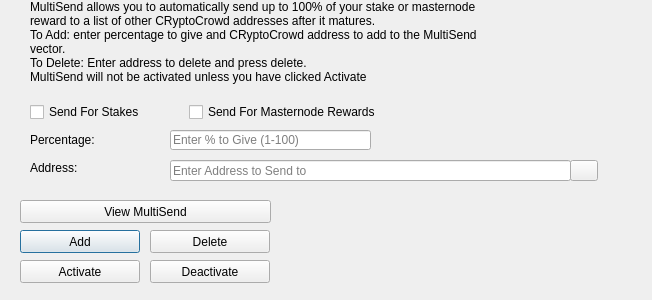
<?xml version="1.0" encoding="UTF-8"?>
<ui version="4.0">
 <class>MultiSendDialog</class>
 <widget class="QDialog" name="MultiSendDialog">
  <property name="windowModality">
   <enum>Qt::NonModal</enum>
  </property>
  <property name="geometry">
   <rect>
    <x>0</x>
    <y>0</y>
    <width>652</width>
    <height>300</height>
   </rect>
  </property>
  <property name="windowTitle">
   <string>MultiSend</string>
  </property>
  <widget class="QLineEdit" name="multiSendPercentEdit">
   <property name="geometry">
    <rect>
     <x>170</x>
     <y>130</y>
     <width>201</width>
     <height>20</height>
    </rect>
   </property>
   <property name="toolTip">
    <string>Enter whole numbers 1 - 100</string>
   </property>
   <property name="placeholderText">
    <string>Enter % to Give (1-100)</string>
   </property>
  </widget>
  <widget class="QLineEdit" name="multiSendAddressEdit">
   <property name="geometry">
    <rect>
     <x>170</x>
     <y>160</y>
     <width>401</width>
     <height>21</height>
    </rect>
   </property>
   <property name="toolTip">
    <string/>
   </property>
   <property name="placeholderText">
    <string>Enter Address to Send to</string>
   </property>
  </widget>
  <widget class="QLabel" name="label_2">
   <property name="geometry">
    <rect>
     <x>30</x>
     <y>0</y>
     <width>451</width>
     <height>121</height>
    </rect>
   </property>
   <property name="lineWidth">
    <number>1</number>
   </property>
   <property name="text">
    <string>MultiSend allows you to automatically send up to 100% of your stake or masternode reward to a list of other CRyptoCrowd addresses after it matures.
To Add: enter percentage to give and CRyptoCrowd address to add to the MultiSend vector.
To Delete: Enter address to delete and press delete.
MultiSend will not be activated unless you have clicked Activate</string>
   </property>
   <property name="alignment">
    <set>Qt::AlignLeading|Qt::AlignLeft|Qt::AlignTop</set>
   </property>
   <property name="wordWrap">
    <bool>true</bool>
   </property>
  </widget>
  <widget class="QLabel" name="message">
   <property name="geometry">
    <rect>
     <x>290</x>
     <y>200</y>
     <width>351</width>
     <height>91</height>
    </rect>
   </property>
   <property name="text">
    <string/>
   </property>
  </widget>
  <widget class="QPushButton" name="addButton">
   <property name="geometry">
    <rect>
     <x>20</x>
     <y>230</y>
     <width>120</width>
     <height>23</height>
    </rect>
   </property>
   <property name="toolTip">
    <string/>
   </property>
   <property name="statusTip">
    <string>Add to MultiSend Vector</string>
   </property>
   <property name="text">
    <string>Add</string>
   </property>
  </widget>
  <widget class="QPushButton" name="disableButton">
   <property name="geometry">
    <rect>
     <x>150</x>
     <y>260</y>
     <width>120</width>
     <height>23</height>
    </rect>
   </property>
   <property name="statusTip">
    <string>Deactivate MultiSend</string>
   </property>
   <property name="text">
    <string>Deactivate</string>
   </property>
  </widget>
  <widget class="QPushButton" name="addressBookButton">
   <property name="geometry">
    <rect>
     <x>570</x>
     <y>160</y>
     <width>28</width>
     <height>21</height>
    </rect>
   </property>
   <property name="toolTip">
    <string>Choose an address from the address book</string>
   </property>
   <property name="text">
    <string/>
   </property>
   <property name="icon">
    <iconset resource="../cryptocrowd.qrc">
     <normaloff>:/icons/address-book</normaloff>:/icons/address-book</iconset>
   </property>
   <property name="shortcut">
    <string>Alt+A</string>
   </property>
   <property name="autoDefault">
    <bool>false</bool>
   </property>
  </widget>
  <widget class="QLabel" name="label">
   <property name="geometry">
    <rect>
     <x>30</x>
     <y>130</y>
     <width>121</width>
     <height>20</height>
    </rect>
   </property>
   <property name="toolTip">
    <string>Percentage of stake to send</string>
   </property>
   <property name="text">
    <string>Percentage:</string>
   </property>
  </widget>
  <widget class="QLabel" name="label_5">
   <property name="geometry">
    <rect>
     <x>30</x>
     <y>160</y>
     <width>111</width>
     <height>16</height>
    </rect>
   </property>
   <property name="toolTip">
    <string>Address to send portion of stake to</string>
   </property>
   <property name="text">
    <string>Address:</string>
   </property>
  </widget>
  <widget class="QPushButton" name="deleteButton">
   <property name="geometry">
    <rect>
     <x>150</x>
     <y>230</y>
     <width>120</width>
     <height>23</height>
    </rect>
   </property>
   <property name="toolTip">
    <string/>
   </property>
   <property name="statusTip">
    <string>Delete Address From MultiSend Vector</string>
   </property>
   <property name="text">
    <string>Delete</string>
   </property>
  </widget>
  <widget class="QPushButton" name="activateButton">
   <property name="geometry">
    <rect>
     <x>20</x>
     <y>260</y>
     <width>120</width>
     <height>23</height>
    </rect>
   </property>
   <property name="statusTip">
    <string>Activate MultiSend</string>
   </property>
   <property name="text">
    <string>Activate</string>
   </property>
  </widget>
  <widget class="QPushButton" name="viewButton">
   <property name="geometry">
    <rect>
     <x>20</x>
     <y>200</y>
     <width>251</width>
     <height>23</height>
    </rect>
   </property>
   <property name="toolTip">
    <string/>
   </property>
   <property name="statusTip">
    <string>View MultiSend Vector</string>
   </property>
   <property name="text">
    <string>View MultiSend</string>
   </property>
  </widget>
  <widget class="QWidget" name="horizontalLayoutWidget">
   <property name="geometry">
    <rect>
     <x>30</x>
     <y>100</y>
     <width>351</width>
     <height>24</height>
    </rect>
   </property>
   <layout class="QHBoxLayout" name="horizontalLayout">
    <item>
     <widget class="QCheckBox" name="multiSendStakeCheckBox">
      <property name="text">
       <string>Send For Stakes</string>
      </property>
     </widget>
    </item>
    <item>
     <widget class="QCheckBox" name="multiSendMasternodeCheckBox">
      <property name="text">
       <string>Send For Masternode Rewards</string>
      </property>
     </widget>
    </item>
   </layout>
  </widget>
 </widget>
 <resources>
  <include location="../cryptocrowd.qrc"/>
 </resources>
 <connections/>
</ui>
